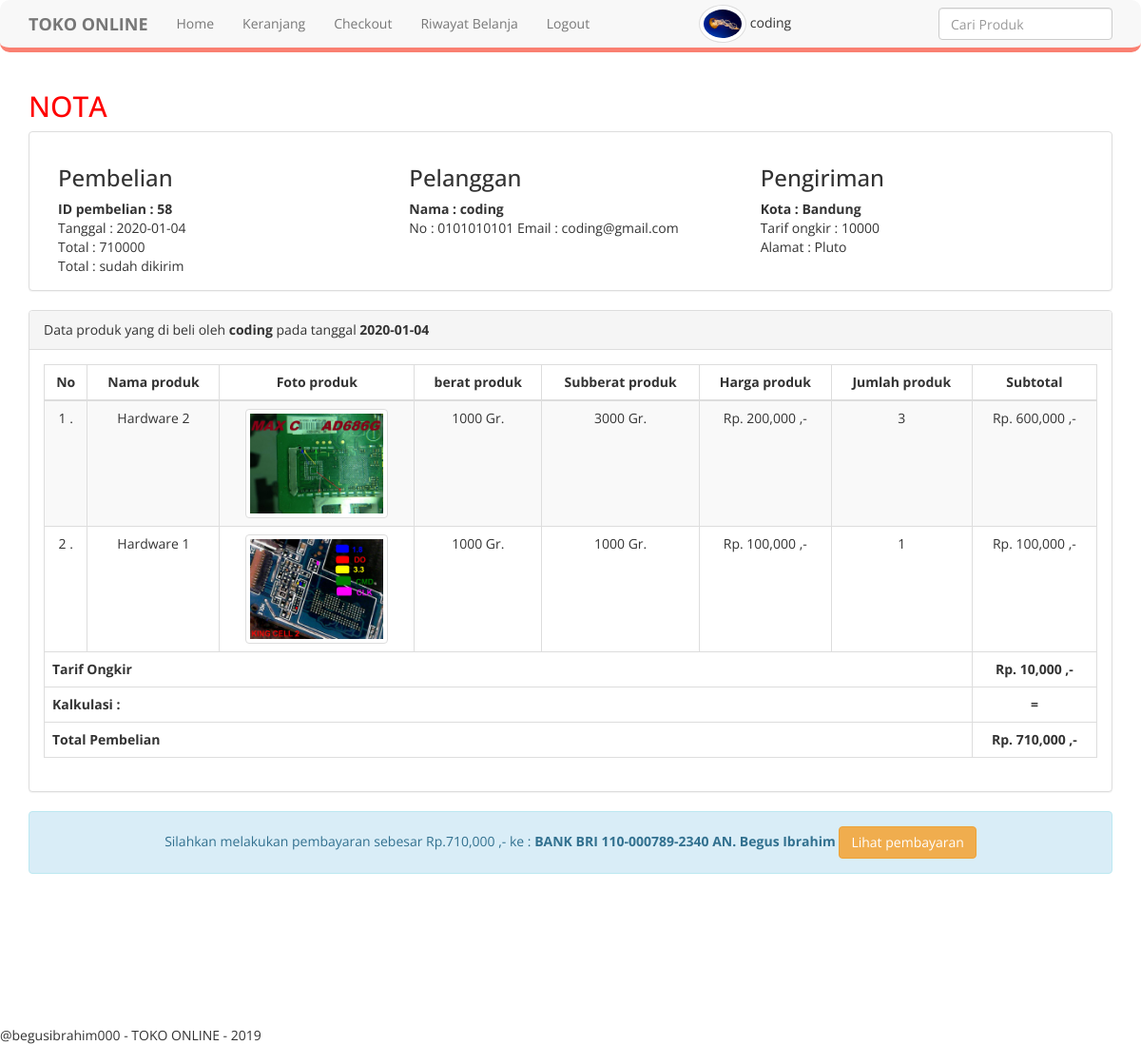
The app's page /nota.php?id_pembelian=58 (signed in) with its own data.
### tables this page shows
CREATE TABLE `pembelian` (
  `id_pembelian` int(11) NOT NULL,
  `id_pelanggan` int(11) NOT NULL,
  `id_ongkir` int(11) NOT NULL,
  `tanggal_pembelian` date NOT NULL,
  `total_pembelian` int(11) NOT NULL,
  `alamat_pengiriman` text NOT NULL,
  `status_pembelian` varchar(50) DEFAULT 'pending',
  `resi_pengiriman` varchar(50) NOT NULL
);

CREATE TABLE `pelanggan` (
  `id_pelanggan` int(11) NOT NULL,
  `email_pelanggan` varchar(100) NOT NULL,
  `password_pelanggan` varchar(50) NOT NULL,
  `nama_pelanggan` varchar(100) NOT NULL,
  `telepon_pelanggan` varchar(25) NOT NULL,
  `alamat_pelanggan` text NOT NULL,
  `foto_pelanggan` varchar(100) NOT NULL
);

CREATE TABLE `ongkir` (
  `id_ongkir` int(11) NOT NULL,
  `nama_kota` varchar(100) NOT NULL,
  `tarif` int(11) NOT NULL
);

CREATE TABLE `pembelian_produk` (
  `id_pembelian_produk` int(11) NOT NULL,
  `id_pembelian` int(11) NOT NULL,
  `id_produk` int(11) NOT NULL,
  `jumlah` int(11) NOT NULL,
  `nama_produk` varchar(100) NOT NULL,
  `harga_produk` int(11) NOT NULL,
  `berat_produk` int(11) NOT NULL,
  `foto_produk` varchar(100) NOT NULL,
  `subharga_produk` int(11) NOT NULL,
  `subberat_produk` int(11) NOT NULL
);

### nota.php (the view, shortened to what this page needs)
<!DOCTYPE html>
<html lang="en">
<head>
	<?php include 'layouts/css.php' ?>
</head>
<body>
	<?php include 'layouts/navbar.php'; ?>
	<section id="konten" class="konten">
		<div class="container">
			<?php
				include 'admin/config/koneksi.php';
				$id_pembelian = $_GET['id_pembelian'];
				$data_pembelian = mysqli_query($koneksi, "SELECT * FROM pembelian INNER JOIN pelanggan ON pembelian.id_pelanggan = pelanggan.id_pelanggan WHERE pembelian.id_pembelian = '$id_pembelian' ");
				$pecah_data_pembelian = mysqli_fetch_assoc($data_pembelian);
				$id_ongkir = $pecah_data_pembelian['id_ongkir'];
				$data_ongkir = mysqli_query($koneksi, "SELECT * FROM ongkir WHERE id_ongkir = $id_ongkir ");
				$tarif_ongkir = mysqli_fetch_assoc($data_ongkir);
			?>
			<h2>NOTA</h2>
			<div class="row">
				<div class="col-md-12">
					<div class="panel panel-default">
						<div class="panel-body">
							<div class="col-md-4">
								<h3>Pembelian</h3>
								<strong>ID pembelian : <?= $pecah_data_pembelian['id_pembelian']; ?></strong> <br>
								<span>Tanggal : <?= $pecah_data_pembelian['tanggal_pembelian']; ?></span> <br>
								<span>Total : <?= $pecah_data_pembelian['total_pembelian']; ?></span> <br>
								<span>Total : <?= $pecah_data_pembelian['status_pembelian']; ?></span>
							</div>
							<div class="col-md-4">
								<h3>Pelanggan</h3>
								<strong>Nama : <?= $pecah_data_pembelian['nama_pelanggan']; ?></strong> <br>
								<span>No : <?= $pecah_data_pembelian['telepon_pelanggan']; ?></span>
								<span>Email : <?= $pecah_data_pembelian['email_pelanggan']; ?></span>
							</div>
							<div class="col-md-4">
								<h3>Pengiriman</h3>
								<strong>Kota : <?= $tarif_ongkir['nama_kota']; ?></strong> <br>
								<span>Tarif ongkir : <?= $tarif_ongkir['tarif']; ?></span> <br>
								<span>Alamat : <?= $pecah_data_pembelian['alamat_pengiriman']; ?></span>
							</div>
						</div>
					</div>
					<div class="panel panel-default">
						<div class="panel-heading">
							Data produk yang di beli oleh <b><?= $pecah_data_pembelian['nama_pelanggan']; ?></b> pada tanggal <b><?= $pecah_data_pembelian['tanggal_pembelian']; ?></b>
						</div>
						<div class="panel-body">
							<div class="table-responsive">
								<table class="table table-striped table-bordered table-hover" id="dataTables-example">
									<thead>
										<tr>
											<th class="text-center">No</th>
											<th class="text-center">Nama produk</th>
											<th class="text-center">Foto produk</th>
											<th class="text-center">berat produk</th>
											<th class="text-center">Subberat produk</th>
											<th class="text-center">Harga produk</th>
											<th class="text-center">Jumlah produk</th>
											<th class="text-center">Subtotal</th>
										</tr>
									</thead>
									<tbody>
										<?php
										$no = 1;
											$ambil_data_produk_pembelian = mysqli_query($koneksi, "SELECT * FROM pembelian_produk WHERE pembelian_produk.id_pembelian = '$id_pembelian' ");
											while($item = mysqli_fetch_assoc($ambil_data_produk_pembelian)) :
										?>
											<tr class="odd gradeX">
												<td class="text-center"><?= $no++; ?> .</td>
												<td class="text-center"><?= $item['nama_produk']; ?></td>
												<td class="text-center"><img src="foto_produk/<?= $item['foto_produk']; ?>" class="img-thumbnail" width="150"></td>
												<td class="text-center"><?= $item['berat_produk']; ?> Gr.</td>
												<td class="text-center"><?= $item['subberat_produk']; ?> Gr.</td>
												<td class="text-center">Rp. <?= number_format($item['harga_produk']); ?> ,-</td>
												<td class="text-center"><?= $item['jumlah']; ?></td>
												<td class="text-center">Rp. <?= number_format($item['harga_produk'] * $item['jumlah']); ?> ,-</td>
											</tr>
										<?php endwhile; ?>
									</tbody>
									<tfoot>
										<tr>
											<th colspan="7">Tarif Ongkir</th>
											<th class="text-center">Rp. <?= number_format($tarif_ongkir['tarif']); ?> ,-</th>
										</tr>
										<tr>
										<th colspan="7">Kalkulasi :</th>
											<th class="text-center">=</th>
										</tr>
										<tr>
											<th colspan="7">Total Pembelian</th>
											<th class="text-center">Rp. <?= number_format($pecah_data_pembelian['total_pembelian']); ?> ,-</th>
										</tr>
									</tfoot>
								</table>
							</div>
						</div>
					</div>
					<div class="alert alert-info text-center">
						<span>Silahkan melakukan pembayaran sebesar Rp.<?= number_format($pecah_data_pembelian['total_pembelian']); ?> ,-  ke :</span>
						<strong>BANK BRI 110-000789-2340 AN. Begus Ibrahim</strong>
						<?php if($pecah_data_pembelian['status_pembelian'] == "pending") : ?>
							<a href="pembayaran.php?id_pembelian=<?= $id_pembelian; ?>" class="btn btn-success">Kirim pembayaran</a>
						<?php else : ?>
							<a href="lihat_pembayaran.php?id_pembelian=<?= $id_pembelian; ?>" class="btn btn-warning">Lihat pembayaran</a>
						<?php endif; ?>
					</div>
					<br>
				</div>
			</div>
		</div>
	</section>
	<?php include 'layouts/footer.php' ?>
</body>
</html>

### admin/assets/css/custom.css (style rules this page uses)
body { font-family: 'Open Sans', sans-serif; }
.text-center { text-align:center; }
h2 { color: #f00; }

### records on screen
pembelian: id_pembelian "58", tanggal_pembelian "2020-01-04", total_pembelian "710000", status_pembelian "sudah dikirim", id_pelanggan.nama_pelanggan "coding", id_pelanggan.telepon_pelanggan "0101010101", id_pelanggan.email_pelanggan "coding@gmail.com", alamat_pengiriman "Pluto", total_pembelian "710,000"
ongkir: nama_kota "Bandung", tarif "10000", tarif "10,000"
pembelian_produk: nama_produk "Hardware 2", foto_produk (picture), berat_produk "1000", subberat_produk "3000", harga_produk "200,000", jumlah "3", $item['harga_produk'] * $item['jumlah'] "600,000"
pembelian_produk: nama_produk "Hardware 1", foto_produk (picture), berat_produk "1000", subberat_produk "1000", harga_produk "100,000", jumlah "1", $item['harga_produk'] * $item['jumlah'] "100,000"

### other values on screen
$_SESSION['pelanggan']['nama_pelanggan'] "coding"
